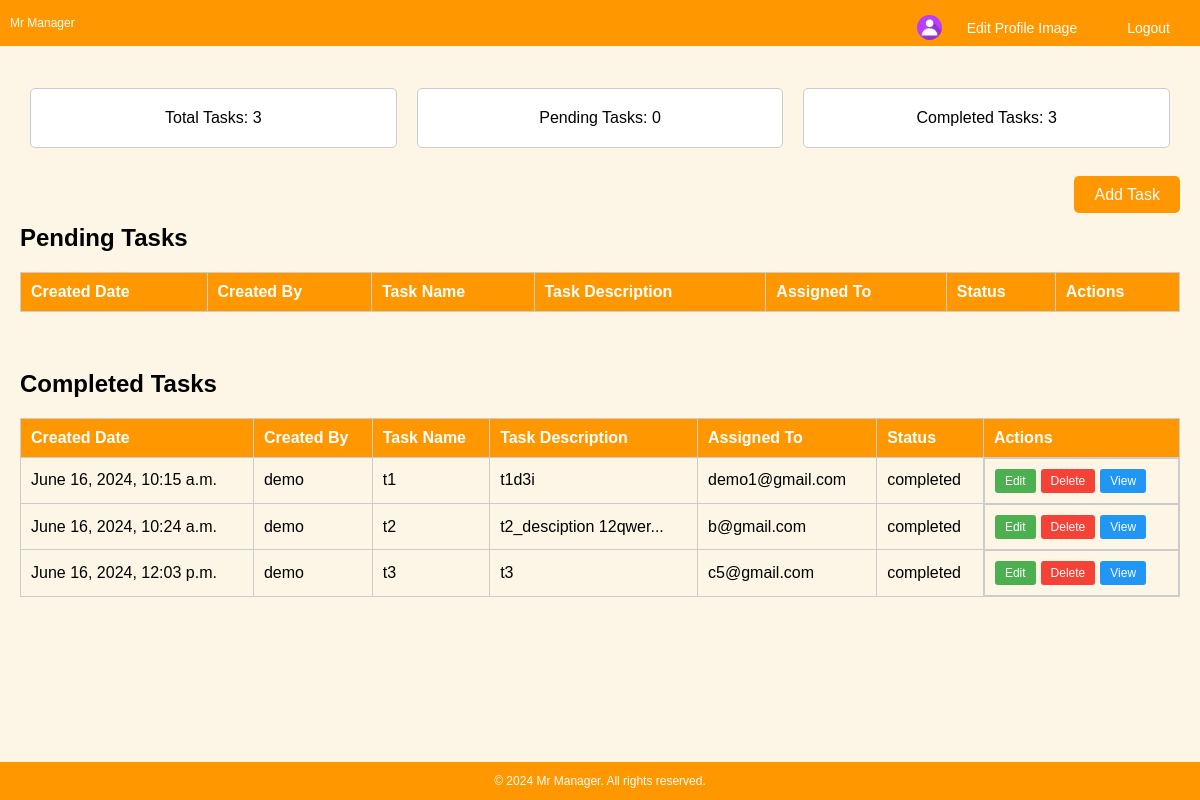
The page /dashboard (signed in) on the database its author committed.
### mr_manager_app/models.py (models this page shows, shortened)
class Profile(models.Model):
    user = models.ForeignKey(User, on_delete=models.CASCADE)
    id_user = models.IntegerField()
    profile_img = models.ImageField(upload_to='profile_images', default='blank-profile-picture.jpg')

class Task(models.Model):
    task_name = models.CharField(max_length=200)
    task_description = models.TextField()
    created_date = models.DateTimeField(auto_now_add=True)
    created_by = models.ForeignKey(User, related_name='tasks_created', on_delete=models.CASCADE)
    assigned_to = models.EmailField()
    status = models.CharField(max_length=10, default='pending')  # completed or pending

### mr_manager_app/views.py (the view)
# urls.py: path('dashboard', views.dashboard, name='dashboard'),
@login_required
def dashboard(request):
    user_model = User.objects.get(username=request.user.username)
    user = Profile.objects.get(user=user_model)
    tasks = Task.objects.filter(created_by = user_model.id)
    pending_tasks = tasks.filter(status='pending')
    completed_tasks = tasks.filter(status='completed')
    context = {
        'user' : user,
        'total_tasks': tasks.count(),
        'pending_tasks': pending_tasks.count(),
        'completed_tasks': completed_tasks.count(),
        'pending_task_list': pending_tasks,
        'completed_task_list': completed_tasks,
    }
    return render(request, 'dashboard.html', context)

### mr_manager_app/templates/dashboard.html (shortened to what this page needs)
{% load static %}
<!DOCTYPE html>
<html lang="en">
<head>
    <link rel="stylesheet" href="{% static 'css/dashboard-style.css' %}">
</head>
<body>
    <header>
        <div class="header-content">
            <div>Mr Manager</div>
            <div class="profile-section">
                <img src="{{ user.profile_img.url }}" alt="" class="profile-img">
                <div class="profile-buttons">
                    <a href="/edit_profile_view" class="button">Edit Profile Image</a>
                    <a href="/logout" class="button">Logout</a>
                </div>
            </div>
        </div>
    </header><br>
    <div class="content">
        <div class="tasks-count">
            <div class="task-box">Total Tasks: {{ total_tasks }}</div>
            <div class="task-box">Pending Tasks: {{ pending_tasks }}</div>
            <div class="task-box">Completed Tasks: {{ completed_tasks }}</div>
        </div><br>
        <div align="right"><a href="add_task" class="button">Add Task</a></div>
        <h2>Pending Tasks</h2>
        <table>
            <thead>
                <tr>
                    <th>Created Date</th>
                    <th>Created By</th>
                    <th>Task Name</th>
                    <th>Task Description</th>
                    <th>Assigned To</th>
                    <th>Status</th>
                    <th>Actions</th>
                </tr>
            </thead>
        </table><br>
        <h2>Completed Tasks</h2>
        <table>
            <thead>
                <tr>
                    <th>Created Date</th>
                    <th>Created By</th>
                    <th>Task Name</th>
                    <th>Task Description</th>
                    <th>Assigned To</th>
                    <th>Status</th>
                    <th>Actions</th>
                </tr>
            </thead>
            <tbody>
                {% for task in completed_task_list %}
                <tr>
                    <td>{{ task.created_date }}</td>
                   <td>{{ task.created_by.username }}</td>
                    <td>{{ task.task_name }}</td>
                    <td>{{ task.task_description|slice:":20" }}{% if task.task_description|length > 20 %}...{% endif %}</td>
                    <td>{{ task.assigned_to }}</td>
                    <td>{{ task.status }}</td>
                    <td class="actions">
                        <a href="/edit_task/{{task.id}}" class="action-button edit-button">Edit</a>
                        <a href="/delete_task/{{task.id}}" class="action-button delete-button">Delete</a>
                        <a href="/view_task/{{task.id}}" class="action-button view-button">View</a>
                    </td>
                </tr>
                {% endfor %}
            </tbody>
        </table>
    </div><br><br><br><br>
    <footer><p>&copy; 2024 Mr Manager. All rights reserved.</p></footer>
</body>
</html>

### static/css/dashboard-style.css (style rules this page uses)
body { font-family: Arial, sans-serif; background-color: #fdf5e6; margin: 0; display: flex; flex-direction: column; min-height: 100vh; }
header, footer { background-color: #ff9800; color: white; text-align: center; width: 100%; font-size:12px; position: fixed; }
header { top: 0; }
footer { bottom: 0; }
.content { flex: 1; margin-top: 50px; padding: 20px; }
.tasks-count { display: flex; justify-content: space-around; margin-bottom: 20px; }
.task-box { background-color: #fff; padding: 20px; border: 1px solid #ccc; border-radius: 5px; text-align: center; flex: 1; margin: 0 10px; }
.button { padding: 10px 20px; border: none; border-radius: 5px; background-color: #ff9800; color: white; font-size: 16px; text-decoration: none; text-align: center; margin-top: 20px; }
.profile-buttons .button { margin-top: 10px; font-size: 14px; }
table { width: 100%; border-collapse: collapse; margin-bottom: 20px; }
table, th, td { border: 1px solid #ccc; }
th, td { padding: 10px; text-align: left; }
th { background-color: #ff9800; color: white; }
td.actions { display: flex; gap: 5px; }
.action-button { padding: 5px 10px; border: none; border-radius: 3px; color: white; font-size: 12px; text-decoration: none; text-align: center; }
.edit-button { background-color: #4CAF50; }
.delete-button { background-color: #f44336; }
.view-button { background-color: #2196F3; }
.header-content { display: flex; justify-content: space-between; align-items: center; padding: 0 10px; }
.profile-section { display: flex; align-items: center; }
.profile-img { width: 25px; height: 25px; border-radius: 50%; margin-right: 5px; margin-top: 8px; }
.profile-buttons { display: flex; gap: 10px; }

### rows shown on the page
Profile: profile_img (placeholder picture)
Task: created_date "June 16, 2024, 10:15 a.m.", created_by.username "demo", task_name "t1", task_description "t1d3i", assigned_to "demo1@gmail.com", status "completed"
Task: created_date "June 16, 2024, 10:24 a.m.", created_by.username "demo", task_name "t2", task_description "t2_desciption 12qwer", assigned_to "b@gmail.com", status "completed"
Task: created_date "June 16, 2024, 12:03 p.m.", created_by.username "demo", task_name "t3", task_description "t3", assigned_to "c5@gmail.com", status "completed"

### other values the page prints
{{ total_tasks }} "3"
{{ pending_tasks }} "0"
{{ completed_tasks }} "3"
